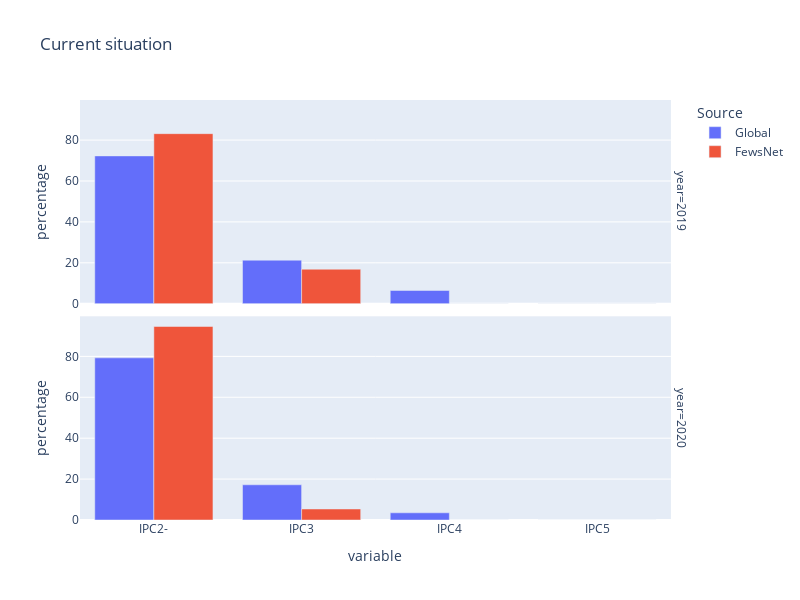

The notebook cell this image was saved under:
### Code cell
fig=px.bar(df_combm,x="variable",y="percentage",color="Source",facet_row="year",barmode="group",height=600,width=800,title="Current situation") #,facet_row="year"
fig.update_xaxes(ticktext=["IPC2-","IPC3","IPC4","IPC5"],tickvals=["perc_CS_2m","perc_CS_3","perc_CS_4","perc_CS_5"])

fig.show()

### Figure 1 — Plotly figure (JSON) as saved in the notebook; plotly's stock layout.template omitted (floating-point values rounded to 4 significant figures)
{"data": [{"alignmentgroup": "True", "hovertemplate": "Source=Global<br>year=2019<br>variable=%{x}<br>percentage=%{y}<extra></extra>", "legendgroup": "Global", "marker": {"color": "#636efa"}, "name": "Global", "offsetgroup": "Global", "orientation": "v", "showlegend": true, "textposition": "auto", "type": "bar", "x": ["perc_CS_2m", "perc_CS_3", "perc_CS_4", "perc_CS_5"], "xaxis": "x2", "y": [72.27, 21.27, 6.463, 0], "yaxis": "y2"}, {"alignmentgroup": "True", "hovertemplate": "Source=Global<br>year=2020<br>variable=%{x}<br>percentage=%{y}<extra></extra>", "legendgroup": "Global", "marker": {"color": "#636efa"}, "name": "Global", "offsetgroup": "Global", "orientation": "v", "showlegend": false, "textposition": "auto", "type": "bar", "x": ["perc_CS_2m", "perc_CS_3", "perc_CS_4", "perc_CS_5"], "xaxis": "x", "y": [79.27, 17.22, 3.514, 0], "yaxis": "y"}, {"alignmentgroup": "True", "hovertemplate": "Source=FewsNet<br>year=2019<br>variable=%{x}<br>percentage=%{y}<extra></extra>", "legendgroup": "FewsNet", "marker": {"color": "#EF553B"}, "name": "FewsNet", "offsetgroup": "FewsNet", "orientation": "v", "showlegend": true, "textposition": "auto", "type": "bar", "x": ["perc_CS_2m", "perc_CS_3", "perc_CS_4", "perc_CS_5"], "xaxis": "x2", "y": [83.14, 16.86, 0.0007216, 0], "yaxis": "y2"}, {"alignmentgroup": "True", "hovertemplate": "Source=FewsNet<br>year=2020<br>variable=%{x}<br>percentage=%{y}<extra></extra>", "legendgroup": "FewsNet", "marker": {"color": "#EF553B"}, "name": "FewsNet", "offsetgroup": "FewsNet", "orientation": "v", "showlegend": false, "textposition": "auto", "type": "bar", "x": ["perc_CS_2m", "perc_CS_3", "perc_CS_4", "perc_CS_5"], "xaxis": "x", "y": [94.62, 5.384, 0, 0], "yaxis": "y"}], "layout": {"annotations": [{"font": {}, "showarrow": false, "text": "year=2020", "textangle": 90, "x": 0.98, "xanchor": "left", "xref": "paper", "y": 0.2425, "yanchor": "middle", "yref": "paper"}, {"font": {}, "showarrow": false, "text": "year=2019", "textangle": 90, "x": 0.98, "xanchor": "left", "xref": "paper", "y": 0.7575, "yanchor": "middle", "yref": "paper"}], "barmode": "group", "height": 600, "legend": {"title": {"text": "Source"}, "tracegroupgap": 0}, "title": {"text": "Current situation"}, "width": 800, "xaxis": {"anchor": "y", "autorange": true, "domain": [0, 0.98], "range": [-0.5, 3.5], "ticktext": ["IPC2-", "IPC3", "IPC4", "IPC5"], "tickvals": ["perc_CS_2m", "perc_CS_3", "perc_CS_4", "perc_CS_5"], "title": {"text": "variable"}, "type": "category"}, "xaxis2": {"anchor": "y2", "autorange": true, "domain": [0, 0.98], "matches": "x", "range": [-0.5, 3.5], "showticklabels": false, "ticktext": ["IPC2-", "IPC3", "IPC4", "IPC5"], "tickvals": ["perc_CS_2m", "perc_CS_3", "perc_CS_4", "perc_CS_5"], "type": "category"}, "yaxis": {"anchor": "x", "autorange": true, "domain": [0, 0.485], "range": [0, 99.6], "title": {"text": "percentage"}, "type": "linear"}, "yaxis2": {"anchor": "x2", "autorange": true, "domain": [0.515, 1], "matches": "y", "range": [0, 99.6], "title": {"text": "percentage"}, "type": "linear"}}}
